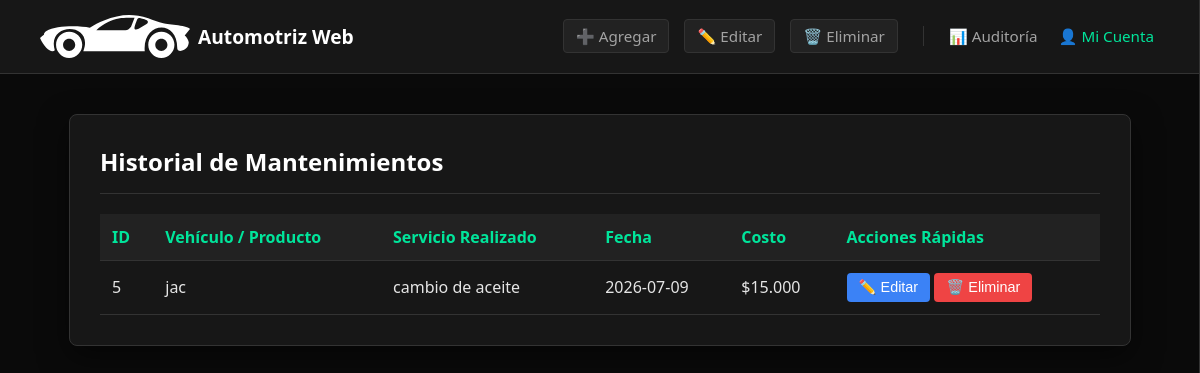
Screenshot of /servicio.php (signed in) with the database file from the repository.
### tables this page shows
CREATE TABLE registros (
    id INTEGER PRIMARY KEY AUTOINCREMENT,
    vehiculo TEXT NOT NULL,
    servicio TEXT NOT NULL,
    fecha DATE NOT NULL,
    costo REAL NOT NULL
);

### crud.php (called while the page is built, shortened)
<?php
function conectarBD() {
    static $db = null;
    if ($db === null) {
        $db = new PDO('sqlite:mantenimiento.db');
        $db->setAttribute(PDO::ATTR_ERRMODE, PDO::ERRMODE_EXCEPTION);
        $db->setAttribute(PDO::ATTR_TIMEOUT, 5);
        $db->exec("CREATE TABLE IF NOT EXISTS registros (
            id INTEGER PRIMARY KEY AUTOINCREMENT,
            vehiculo TEXT NOT NULL,
            servicio TEXT NOT NULL,
            fecha DATE NOT NULL,
            costo REAL NOT NULL
        )");
        $db->exec("CREATE TABLE IF NOT EXISTS usuarios (
            id INTEGER PRIMARY KEY AUTOINCREMENT,
            rut TEXT UNIQUE NOT NULL,
            correo TEXT UNIQUE NOT NULL,
            password TEXT NOT NULL,
            verificado INTEGER DEFAULT 0,
            token TEXT,
            nombre TEXT,
            apellido TEXT,
            fecha_nacimiento DATE,
            direccion TEXT
        )");
        $db->exec("CREATE TABLE IF NOT EXISTS logs (
            id INTEGER PRIMARY KEY AUTOINCREMENT,
            usuario TEXT NOT NULL,
            accion TEXT NOT NULL,
            fecha DATETIME DEFAULT CURRENT_TIMESTAMP
        )");
    }
    try {
        $db->exec("ALTER TABLE usuarios ADD COLUMN rol TEXT DEFAULT 'usuario'");
    } catch (Exception $e) {}
        try { $db->exec("ALTER TABLE usuarios ADD COLUMN rol TEXT DEFAULT 'usuario'"); } catch (Exception $e) {}
        try { $db->exec("ALTER TABLE usuarios ADD COLUMN ip TEXT DEFAULT 'Desconocida'"); } catch (Exception $e) {}
    return $db;
}
function obtenerRegistros() {
    $db = conectarBD();
    $stmt = $db->query("SELECT * FROM registros ORDER BY fecha DESC");
    return $stmt->fetchAll(PDO::FETCH_ASSOC);
}
?>

### servicio.php (the view, shortened to what this page needs)
<?php
require_once 'crud.php';
$registros = obtenerRegistros();
?>
<!DOCTYPE html>
<html lang="es">
<head>
</head>
<body>
    <nav class="navbar">
        <div class="navbar-brand">
            <img src="img/car.svg" alt="Logo">
            Automotriz Web
        </div>
        <div class="navbar-links">
            <button class="btn-nav-crud" onclick="abrirModal('agregarModal')">➕ Agregar</button>
            <button class="btn-nav-crud" onclick="abrirModal('editarModal')">✏️ Editar</button>
            <button class="btn-nav-crud" onclick="abrirModal('eliminarModal')">🗑️ Eliminar</button>
            <?php if (isset($_SESSION['rol']) && $_SESSION['rol'] === 'admin'): ?>
                <a href="logs.php">📊 Auditoría</a>
            <?php endif; ?>
            <button onclick="abrirModal('cuentaModal')" style="color: #00E59B;">👤 Mi Cuenta</button>
        </div>
    </nav>
    <aside class="sidebar" id="sidebar">
        <button class="close-btn" onclick="toggleMenu()">×</button>
    </aside>
    <div class="container">
        <h1>Historial de Mantenimientos</h1>
        <table>
            <thead>
                <tr>
                    <th>ID</th>
                    <th>Vehículo / Producto</th>
                    <th>Servicio Realizado</th>
                    <th>Fecha</th>
                    <th>Costo</th>
                    <th>Acciones Rápidas</th>
                </tr>
            </thead>
            <tbody>
                <?php foreach ($registros as $fila): ?>
                <tr>
                    <td><?php echo htmlspecialchars($fila['id']); ?></td>
                    <td><?php echo htmlspecialchars($fila['vehiculo']); ?></td>
                    <td><?php echo htmlspecialchars($fila['servicio']); ?></td>
                    <td><?php echo htmlspecialchars($fila['fecha']); ?></td>
                    <td>$<?php echo number_format($fila['costo'], 0, ',', '.'); ?></td>
                    <td>
                        <button class="btn-edit" onclick="prepararEdicion(<?php echo $fila['id']; ?>)">✏️ Editar</button>
                        <button class="btn-delete" onclick="prepararEliminacion(<?php echo $fila['id']; ?>)">🗑️ Eliminar</button>
                    </td>
                </tr>
                <?php endforeach; ?>
            </tbody>
        </table>
    </div>
</body>
</html>

### servicio.php (style rules this page uses)
body { font-family: 'Segoe UI', Tahoma, Geneva, Verdana, sans-serif; background-color: #0a0a0a; margin: 0; padding: 0; color: #e5e5e5; }
.navbar { background-color: #171717; padding: 15px 40px; display: flex; justify-content: space-between; align-items: center; border-bottom: 1px solid #333; position: sticky; top: 0; z-index: 100; }
.navbar-brand { font-size: 1.2rem; font-weight: bold; display: flex; align-items: center; gap: 8px; color: white; }
.navbar-brand img { width: 150px; height: auto; filter: invert(1) brightness(100); }
.navbar-links { display: flex; align-items: center; gap: 15px; }
.navbar-links a, .navbar-links button { background: none; border: none; color: #a3a3a3; font-size: 0.95rem; text-decoration: none; cursor: pointer; transition: color 0.2s; font-family: inherit; display: flex; align-items: center; gap: 5px; }
.btn-nav-crud { border: 1px solid #333 !important; padding: 6px 12px; border-radius: 4px; background: #222 !important; }
.sidebar { position: fixed; top: 0; right: -250px; width: 250px; height: 100vh; background-color: #171717; border-left: 1px solid #333; transition: right 0.3s ease; z-index: 1000; display: flex; flex-direction: column; padding-top: 60px; }
.sidebar a, .sidebar button { color: #a3a3a3; text-decoration: none; padding: 15px 25px; font-size: 1.1rem; border-bottom: 1px solid #333; background: none; border: none; text-align: left; cursor: pointer; width: 100%; display: block; }
.close-btn { position: absolute; top: 15px; right: 20px; background: none; border: none; color: white; font-size: 2rem; cursor: pointer; }
.container { background: #171717; padding: 30px; border-radius: 8px; border: 1px solid #333; max-width: 1000px; margin: 40px auto; overflow-x: auto; box-shadow: 0 10px 30px rgba(0,0,0,0.5); }
h1 { color: white; margin-top: 0; font-size: 1.5rem; border-bottom: 1px solid #333; padding-bottom: 15px; margin-bottom: 20px; }
table { width: 100%; border-collapse: collapse; min-width: 600px; }
th, td { padding: 12px; text-align: left; border-bottom: 1px solid #333; }
th { background-color: #222; color: #00E59B; font-weight: 600; }
.btn-edit { background: #3b82f6; color: white; border: none; padding: 6px 12px; border-radius: 4px; font-size: 0.9rem; cursor: pointer; }
.btn-delete { background: #ef4444; color: white; border: none; padding: 6px 12px; border-radius: 4px; font-size: 0.9rem; cursor: pointer; }

### rows the page displays
registros: id "5", vehiculo "jac", servicio "cambio de aceite", fecha "2026-07-09", costo "15.000"
